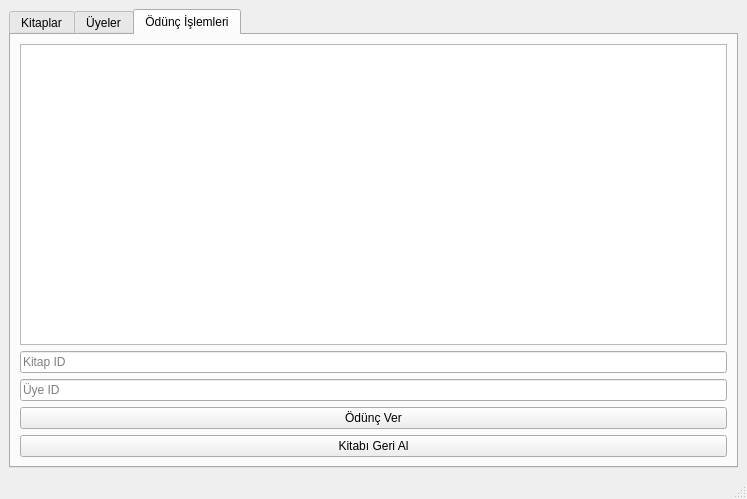
<?xml version="1.0" encoding="UTF-8"?>
<ui version="4.0">
 <class>MainWindow</class>
 <widget class="QMainWindow" name="MainWindow">
  <property name="geometry">
   <rect>
    <x>0</x>
    <y>0</y>
    <width>747</width>
    <height>499</height>
   </rect>
  </property>
  <property name="maximumSize">
   <size>
    <width>747</width>
    <height>583</height>
   </size>
  </property>
  <property name="windowTitle">
   <string>MainWindow</string>
  </property>
  <widget class="QWidget" name="centralwidget">
   <layout class="QVBoxLayout" name="verticalLayout_2">
    <item>
     <widget class="QTabWidget" name="tabWidget">
      <property name="currentIndex">
       <number>2</number>
      </property>
      <widget class="QWidget" name="tab">
       <attribute name="title">
        <string>Kitaplar</string>
       </attribute>
       <layout class="QVBoxLayout" name="verticalLayout">
        <item>
         <widget class="QTableView" name="bookList"/>
        </item>
        <item>
         <widget class="QLineEdit" name="bookLineEdit">
          <property name="statusTip">
           <string/>
          </property>
          <property name="placeholderText">
           <string>Kitap Adı</string>
          </property>
         </widget>
        </item>
        <item>
         <widget class="QLineEdit" name="writerLineEdit">
          <property name="statusTip">
           <string/>
          </property>
          <property name="placeholderText">
           <string>Yazar Adı</string>
          </property>
         </widget>
        </item>
        <item>
         <widget class="QLineEdit" name="idLineEdit">
          <property name="statusTip">
           <string/>
          </property>
          <property name="placeholderText">
           <string>ID</string>
          </property>
         </widget>
        </item>
        <item>
         <widget class="QPushButton" name="addBookButton">
          <property name="text">
           <string>Kitap Ekle</string>
          </property>
         </widget>
        </item>
        <item>
         <widget class="QPushButton" name="deleteBookButton">
          <property name="text">
           <string>Kitap Sil</string>
          </property>
         </widget>
        </item>
       </layout>
      </widget>
      <widget class="QWidget" name="tab_2">
       <attribute name="title">
        <string>Üyeler</string>
       </attribute>
       <layout class="QVBoxLayout" name="verticalLayout_3">
        <item>
         <widget class="QTableView" name="memberList"/>
        </item>
        <item>
         <widget class="QLineEdit" name="addNameLineEdit">
          <property name="statusTip">
           <string/>
          </property>
          <property name="placeholderText">
           <string>Üye Adı</string>
          </property>
         </widget>
        </item>
        <item>
         <widget class="QLineEdit" name="addSurnameLineEdit">
          <property name="statusTip">
           <string/>
          </property>
          <property name="placeholderText">
           <string>Üye Soyadı</string>
          </property>
         </widget>
        </item>
        <item>
         <widget class="QLineEdit" name="addMemberIdLineEdit">
          <property name="statusTip">
           <string/>
          </property>
          <property name="placeholderText">
           <string>ID</string>
          </property>
         </widget>
        </item>
        <item>
         <widget class="QPushButton" name="addMemberButton">
          <property name="text">
           <string>Üye Ekle</string>
          </property>
         </widget>
        </item>
        <item>
         <widget class="QPushButton" name="deleteMemberButton">
          <property name="text">
           <string>Üye Sil</string>
          </property>
         </widget>
        </item>
       </layout>
      </widget>
      <widget class="QWidget" name="tab_3">
       <attribute name="title">
        <string>Ödünç İşlemleri</string>
       </attribute>
       <layout class="QVBoxLayout" name="verticalLayout_4">
        <item>
         <widget class="QTableView" name="borrowList"/>
        </item>
        <item>
         <widget class="QLineEdit" name="borrowBookIdLineEdit">
          <property name="statusTip">
           <string/>
          </property>
          <property name="placeholderText">
           <string>Kitap ID</string>
          </property>
         </widget>
        </item>
        <item>
         <widget class="QLineEdit" name="borrowMemberIdLineEdit">
          <property name="statusTip">
           <string/>
          </property>
          <property name="placeholderText">
           <string>Üye ID</string>
          </property>
         </widget>
        </item>
        <item>
         <widget class="QPushButton" name="borrowButton">
          <property name="text">
           <string>Ödünç Ver</string>
          </property>
         </widget>
        </item>
        <item>
         <widget class="QPushButton" name="returnBookButton">
          <property name="text">
           <string>Kitabı Geri Al</string>
          </property>
         </widget>
        </item>
       </layout>
      </widget>
     </widget>
    </item>
   </layout>
  </widget>
  <widget class="QMenuBar" name="menubar">
   <property name="geometry">
    <rect>
     <x>0</x>
     <y>0</y>
     <width>747</width>
     <height>23</height>
    </rect>
   </property>
  </widget>
  <widget class="QStatusBar" name="statusbar"/>
 </widget>
 <resources/>
 <connections/>
</ui>
